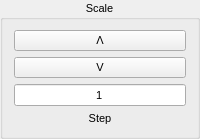
                 <widget class="QGroupBox" name="weightRange_groupBox">
                  <property name="sizePolicy">
                   <sizepolicy hsizetype="Expanding" vsizetype="Preferred">
                    <horstretch>0</horstretch>
                    <verstretch>0</verstretch>
                   </sizepolicy>
                  </property>
                  <property name="font">
                   <font>
                    <pointsize>8</pointsize>
                   </font>
                  </property>
                  <property name="toolTip">
                   <string>&lt;html&gt;&lt;head/&gt;&lt;body&gt;&lt;p&gt;scale bone influence on select vertexs by rate&lt;/p&gt;&lt;/body&gt;&lt;/html&gt;</string>
                  </property>
                  <property name="title">
                   <string>Scale</string>
                  </property>
                  <property name="alignment">
                   <set>Qt::AlignCenter</set>
                  </property>
                  <property name="flat">
                   <bool>true</bool>
                  </property>
                  <layout class="QVBoxLayout" name="verticalLayout_10">
                   <item>
                    <widget class="QPushButton" name="rangeExt_button">
                     <property name="sizePolicy">
                      <sizepolicy hsizetype="Expanding" vsizetype="Fixed">
                       <horstretch>0</horstretch>
                       <verstretch>0</verstretch>
                      </sizepolicy>
                     </property>
                     <property name="font">
                      <font>
                       <pointsize>8</pointsize>
                      </font>
                     </property>
                     <property name="text">
                      <string>Λ</string>
                     </property>
                     <property name="autoDefault">
                      <bool>false</bool>
                     </property>
                     <property name="default">
                      <bool>false</bool>
                     </property>
                     <property name="flat">
                      <bool>false</bool>
                     </property>
                     <property name="+command" stdset="0">
                      <string>rangeExtCmd</string>
                     </property>
                    </widget>
                   </item>
                   <item>
                    <widget class="QPushButton" name="rangeShr_button">
                     <property name="sizePolicy">
                      <sizepolicy hsizetype="Expanding" vsizetype="Fixed">
                       <horstretch>0</horstretch>
                       <verstretch>0</verstretch>
                      </sizepolicy>
                     </property>
                     <property name="font">
                      <font>
                       <pointsize>8</pointsize>
                      </font>
                     </property>
                     <property name="text">
                      <string>V</string>
                     </property>
                     <property name="autoDefault">
                      <bool>false</bool>
                     </property>
                     <property name="default">
                      <bool>false</bool>
                     </property>
                     <property name="flat">
                      <bool>false</bool>
                     </property>
                     <property name="+command" stdset="0">
                      <string>rangeShrCmd</string>
                     </property>
                    </widget>
                   </item>
                   <item>
                    <widget class="QLineEdit" name="rangeStep_lineEdit">
                     <property name="sizePolicy">
                      <sizepolicy hsizetype="Expanding" vsizetype="Fixed">
                       <horstretch>0</horstretch>
                       <verstretch>0</verstretch>
                      </sizepolicy>
                     </property>
                     <property name="font">
                      <font>
                       <pointsize>8</pointsize>
                      </font>
                     </property>
                     <property name="inputMask">
                      <string>0</string>
                     </property>
                     <property name="text">
                      <string>1</string>
                     </property>
                     <property name="maxLength">
                      <number>1</number>
                     </property>
                     <property name="echoMode">
                      <enum>QLineEdit::Normal</enum>
                     </property>
                     <property name="cursorPosition">
                      <number>1</number>
                     </property>
                     <property name="alignment">
                      <set>Qt::AlignCenter</set>
                     </property>
                    </widget>
                   </item>
                   <item>
                    <widget class="QLabel" name="rangeStep_label">
                     <property name="sizePolicy">
                      <sizepolicy hsizetype="Expanding" vsizetype="Preferred">
                       <horstretch>0</horstretch>
                       <verstretch>0</verstretch>
                      </sizepolicy>
                     </property>
                     <property name="toolTip">
                      <string>&lt;html&gt;&lt;head/&gt;&lt;body&gt;&lt;p&gt;Step of shrink or extend&lt;/p&gt;&lt;/body&gt;&lt;/html&gt;</string>
                     </property>
                     <property name="text">
                      <string>Step</string>
                     </property>
                     <property name="alignment">
                      <set>Qt::AlignCenter</set>
                     </property>
                    </widget>
                   </item>
                  </layout>
                 </widget>
